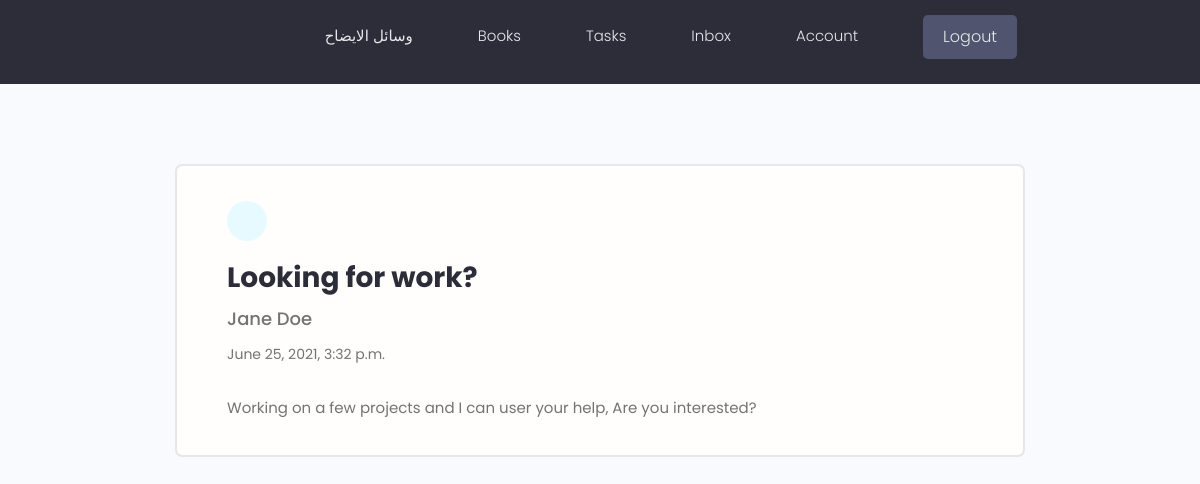
/user/message/db40d1df-ea2f-49cf-95b3-c067eedc127d/ (signed in), run on the app's committed database.
### users/models.py (models this page shows, shortened)
class Message(models.Model):
    sender = models.ForeignKey(
        Profile, on_delete=models.SET_NULL, null=True, blank=True)
    recipient = models.ForeignKey(
        Profile, on_delete=models.SET_NULL, null=True, blank=True, related_name="messages")
    name = models.CharField(max_length=200, null=True, blank=True)
    email = models.EmailField(max_length=200, null=True, blank=True)
    subject = models.CharField(max_length=200, null=True, blank=True)
    body = models.TextField()
    is_read = models.BooleanField(default=False, null=True)
    created = models.DateTimeField(auto_now_add=True)
    id = models.UUIDField(default=uuid.uuid4, unique=True,
                          primary_key=True, editable=False)
    class Meta:
        ordering = ['is_read', '-created']

### users/views.py (the view)
# urls.py: path('message/<str:pk>/', views.viewMessage, name="message"),
@login_required(login_url='login')
def viewMessage(request, pk):
    profile = request.user.profile
    message = profile.messages.get(id=pk)
    if message.is_read == False:
        message.is_read = True
        message.save()
    context = {'message': message}
    return render(request, 'users/message.html', context)

### users/templates/users/message.html (shortened to what this page needs)
{% extends 'main.html' %}
{% block content %}
<main class="messagePage my-xl">
  <div class="content-box">
    <div class="message">
      <a class="backButton" href="{% url 'inbox' %}"></a>
      <h2 class="message__subject">{{message.subject}}</h2>
        {% if message.sender %}
        <a href="{% url 'user-profile' message.sender.id  %}" class="message__author">{{message.name}}</a>
        {% else %}
        <p class="message__author">{{message.name}}</p>
        {% endif %}
        <p class="message__date">{{message.created}}</p>
        <div class="message__body">{{message.body|linebreaksbr}}</div>
    </div>
  </div>
</main>
{% endblock content %}

### staticfiles/styles/app.css (style rules this page uses)
:root { --color-sub: #2d2d39; }
.content-box { width: 95%; max-width: 85rem; margin: 0 auto; }
.message { padding: 2.5rem 0; }
.message > a { display: flex; gap: 1rem; }
.message__author, .message__date { flex-basis: 25%; }
.message__subject { flex-basis: 50%; }
.message__date { text-align: right; }
.messagePage .message { list-style: none; background: var(--color-white); padding: 3.5rem 5rem; border: 2px solid var(--color-light); border-radius: 0.7rem; }
.messagePage .message__subject { font-size: 2.8rem; color: var(--color-sub); margin-bottom: 1rem; margin-top: 2rem; }
.messagePage .message__author { font-size: 1.8rem; font-weight: 500; }
.messagePage .message__date { font-size: 1.4rem; font-weight: 400; text-align: left; margin-bottom: 3rem; }
.backButton { background: var(--color-main-light); color: var(--color-main); width: 4rem; height: 4rem; display: flex; align-items: center; justify-content: center; border-radius: 50%; }

### staticfiles/uikit/styles/modules/_variables.css (style rules this page uses)
:root { --color-main: #5aa5b9; --color-main-light: #e6faff; --color-sub: #3f4156; --color-sub-light: #51546e; --color-sub-lighter: #ededfd; --color-text: #737373; --color-gray: #8b8b8b; --color-light: #e5e7eb; --color-light-gray: #767676; --color-bg: #f8fafd; --color-white: #fffefd; --color-white-light: #f3f3f3; --color-success: #359e64; --color-success-bg: #def8e8; --color-error: #fc4b0b; --color-error-bg: #fff2ee; --font-base: 'Poppins', arial, helvetica, 'Segoe UI', roboto, ubuntu, sans-serif; --font-monospace: 'Fira Code', 'Courier New', courier, monospace; --font-regular: 300; --font-medium: 500; --font-bold: 700; --generic-shadow: 1px 1px 5px #00000010; --generic-transition: all 0.3s ease-in-out; }

### staticfiles/uikit/styles/modules/_base.css (style rules this page uses)
* { margin: 0; padding: 0; box-sizing: border-box; text-rendering: optimizeLegibility; color: inherit; font-size: inherit; }
html { font-size: 50%; }
@media only screen and (min-width: 480px) { html { font-size: 56.25%; } }
@media only screen and (min-width: 1200px) { html { font-size: 62.5%; } }
body { line-height: 1.6; font-weight: 400; font-size: 1.5rem; color: var(--color-text); background-color: var(--color-bg); min-height: 100vh; }

### staticfiles/uikit/styles/modules/_typography.css (style rules this page uses)
* { font-family: var(--font-base); }
h2 { font-size: 3.6rem; font-weight: var(--font-bold); }
p, span, strong { font-size: 1.6rem; color: var(--color-text); font-weight: var(--font-regular); }
a { padding-bottom: 2px; text-decoration: none; display: inline-block; color: var(--color-main); font-weight: var(--font-medium); }

### staticfiles/uikit/styles/modules/_utilities.css (style rules this page uses)
.my-xl { margin: 8rem auto; }

### data on the page
Message: subject "Looking for work?", name "Jane Doe", created "June 25, 2021, 3:32 p.m.", body "Working on a few projects and I can user your help, Are you interested?"
